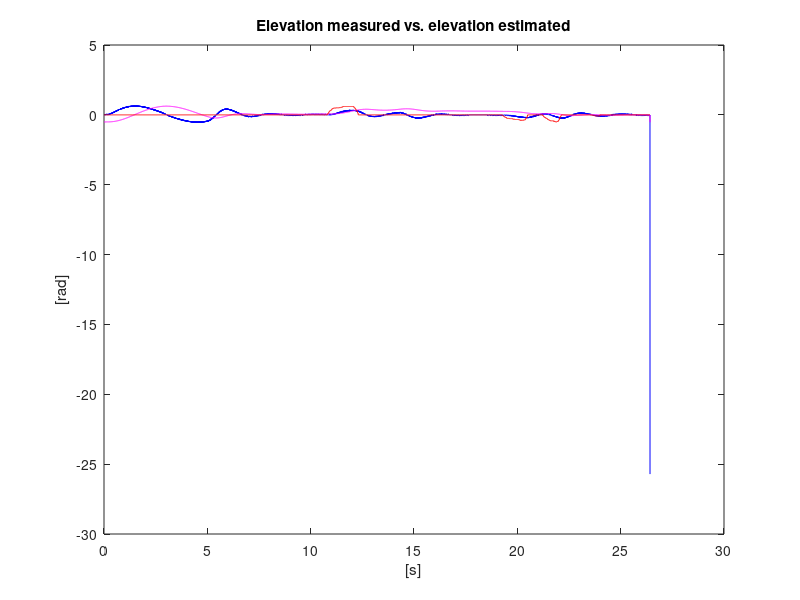

MATLAB code to generate this figure:
data = load('variables.mat');


% Estimated states vs measured states - ELEV & ELEV rate
plot(data.variables(1,:), data.variables(7,:),'blue'); % elev rate measured
hold on;
% plot(data.variables(1,:), data.variables(13,:),'green'); % elev rate estimated
% hold on;
plot(data.variables(1,:), data.variables(6,:),'magenta'); % elev measurerd
hold on;
% plot(data.variables(1,:), data.variables(12,:),'black'); % elev estimated
% hold on;
plot(data.variables(1,:), data.variables(9,:),'red'); % elev reference
hold on;
title('Elevation measured vs. elevation estimated');
xlabel('[s]');
ylabel('[rad]');
hold off;
